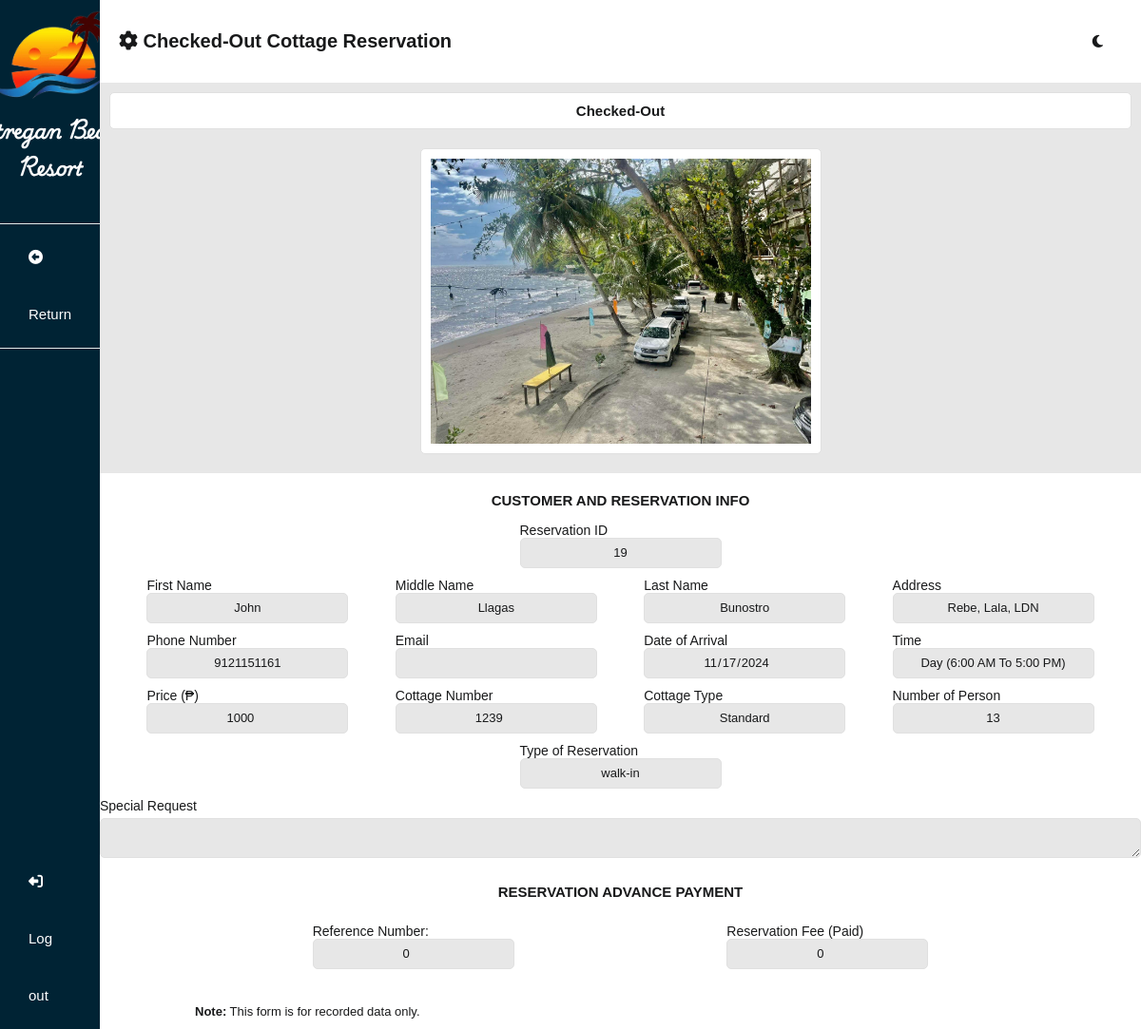
/admin/cottage_checkedOut.php?manage_id=19 (signed in), run on the app's committed database.
### tables this page shows
CREATE TABLE `reserve_cottage_tbl` (
  `reserve_id` int(11) NOT NULL,
  `user_id` int(255) NOT NULL,
  `reserve_status` varchar(255) NOT NULL,
  `reserve_type` varchar(255) NOT NULL,
  `first_name` varchar(255) NOT NULL,
  `middle_name` varchar(255) NOT NULL,
  `last_name` varchar(255) NOT NULL,
  `reserve_address` text NOT NULL,
  `phone_number` bigint(255) NOT NULL,
  `email` varchar(255) NOT NULL,
  `date_of_arrival` date NOT NULL,
  `time` varchar(255) NOT NULL,
  `price` bigint(255) NOT NULL,
  `cottage_number` bigint(255) NOT NULL,
  `cottage_type` varchar(255) NOT NULL,
  `number_of_person` int(255) NOT NULL,
  `special_request` text NOT NULL,
  `cottage_photo` varchar(255) NOT NULL,
  `reference_number` bigint(255) NOT NULL,
  `cottage_reserve_fee` bigint(255) NOT NULL,
  `rejection_reason` text NOT NULL
);

### admin/cottage_checkedOut.php (the view, shortened to what this page needs)
<?php
include('db_connect.php');
$manage_data = [
    'reserve_id' => '',
    'reserve_status' => '',
    'first_name' => '',
    'middle_name' => '',
    'last_name' => '',
    'reserve_address' => '',
    'phone_number' => '',
    'email' => '',
    'date_of_arrival' => '',
    'time' => '',
    'cottage_number' => '',
    'cottage_type' => '',
    'number_of_person' => '',
    'price' => '',
    'special_request' => '',
    'reserve_type' => '',
    'cottage_photo' => '',
    'cottage_reserve_fee' => ''
];
if (isset($_GET['manage_id'])) {
    $manage_id = $_GET['manage_id'];
    $manage_query = "SELECT * FROM reserve_cottage_tbl WHERE reserve_id = $manage_id";
    $manage_result = mysqli_query($con, $manage_query);
    $manage_data = mysqli_fetch_assoc($manage_result);
}
?>
<!DOCTYPE html>
<html lang="en">
<head>
    <?php
    include 'assets.php'
    ?>
    <link rel="stylesheet" type="text/css" href="css/main.css?v=<?php echo time(); ?>">
    <link rel="stylesheet" type="text/css" href="css/sidenav2.css?v=<?php echo time(); ?>">
    <link rel="stylesheet" type="text/css" href="css/allReservationRoomAndCottage.css?v=<?php echo time(); ?>">
</head>
<body>
    <main>
        <section class="side-nav">
            <div class="menu-container">
                <div class="logo-container">
                    <img src="../system_images/suntree.png" alt="">
                    <label for="">Estregan Beach Resort</label>
                </div>
                <div class="menu">
                    <div class="item"><a href="dashboardCottageReservation.php"><i
                                class="fa-regular fa-circle-left"></i> Return</a>
                    </div>
                </div>
            </div>
            <?php
            include 'logoutbtn.php'
            ?>
        </section>
        <section class="middle-container">
            <div class="header-container">
                <div class="title-head">
                    <label for=""><i class="fa-solid fa-gear"></i> Checked-Out Cottage
                        Reservation</label>
                </div>
                <?php include 'icon-container.php' ?>
            </div>
            <div class="center-container">
                <div class="container">
                    <div class="header-label">
                        <label for="">Checked-Out</label>
                    </div>
                    <form method="post" action="" class="form-container">
                        <div class="info-container">
                            <div class="image-container">
                                <img name="photo" src="<?php echo $manage_data['cottage_photo']; ?>" alt="">
                            </div>
                            <div class="header-label2">
                                <label>CUSTOMER AND RESERVATION INFO</label>
                            </div>
                            <div class="line">
                                <div>
                                    <label>Reservation ID</label><br>
                                    <input value="<?php echo $manage_data['reserve_id']; ?>">
                                </div>
                            </div>
                            <div class="line">
                                <div>
                                    <label>First Name</label><br>
                                    <input name="first_name" value="<?php echo $manage_data['first_name']; ?>" disabled>
                                </div>
                                <div>
                                    <label>Middle Name</label><br>
                                    <input name="middle_name" value="<?php echo $manage_data['middle_name']; ?>" disabled>
                                </div>
                                <div>
                                    <label>Last Name</label><br>
                                    <input name="last_name" value="<?php echo $manage_data['last_name']; ?>" disabled>
                                </div>
                                <div>
                                    <label>Address</label><br>
                                    <input name="reserve_address"
                                        value="<?php echo $manage_data['reserve_address']; ?>" disabled>
                                </div>
                            </div>
                            <div class="line">
                                <div>
                                    <label>Phone Number</label><br>
                                    <input name="phone_number" value="<?php echo $manage_data['phone_number']; ?>" disabled>
                                </div>
                                <div>
                                    <label>Email</label><br>
                                    <input class="notransform" name="email"
                                        value="<?php echo $manage_data['email']; ?>" disabled>
                                </div>
                                <div>
                                    <label>Date of Arrival</label><br>
                                    <input type="date" name="date_of_arrival"
                                        value="<?php echo $manage_data['date_of_arrival']; ?>" disabled>
                                </div>
                                <div>
                                    <label>Time</label><br>
                                    <input type="text" name="time" value="<?php echo $manage_data['time']; ?>" disabled>
                                </div>
                            </div>
                            <div class="line">
                                <div>
                                    <label>Price (₱)</label><br>
                                    <input type="number" name="price" value="<?php echo $manage_data['price']; ?>" disabled>
                                </div>
                                <div>
                                    <label>Cottage Number</label><br>
                                    <input type="number" name="cottage_number"
                                        value="<?php echo $manage_data['cottage_number']; ?>" disabled>
                                </div>
                                <div>
                                    <label>Cottage Type</label><br>
                                    <input name="cottage_type" value="<?php echo $manage_data['cottage_type']; ?>" disabled>
                                </div>
                                <div>
                                    <label>Number of Person</label><br>
                                    <input name="number_of_person"
                                        value="<?php echo $manage_data['number_of_person']; ?>" disabled>
                                </div>
                            </div>
                            <div class="line">
                                <div>
                                    <label>Type of Reservation</label><br>
                                    <input type="text" class="notransform" name="reserve_type"
                                        value="<?php echo $manage_data['reserve_type']; ?>" disabled>
                                </div>
                            </div>
                            <div class="line">
                                <div>
                                    <label>Special Request</label><br>
                                    <textarea name="special_request"
                                        id="" disabled><?php echo $manage_data["special_request"] ?></textarea>
                                </div>
                            </div>
                            <div class="header-label2">
                                <label>RESERVATION ADVANCE PAYMENT</label>
                            </div>
                            <div class="payment-container">
                                <div class="line">
                                    <div>
                                        <label>Reference Number:</label><br>
                                        <input type="number" name="reservation_fee" value="<?php echo $manage_data['reference_number']; ?>" readonly>
                                    </div>
                                    <div>
                                        <label>Reservation Fee (Paid)</label><br>
                                        <input type="number" name="cottage_reserve_fee" value="<?php echo $manage_data["cottage_reserve_fee"] ?>" disabled>
                                    </div>
                                </div>
                            </div>
                            <div class="note">
                                <p>
                                    <b>Note:</b> This form is for recorded data only.
                                </p>
                            </div>
                            <br>
                        </div>
                    </form>
                </div>
            </div>
        </section>
    </main>
</body>
</html>

### admin/css/header.css (style rules this page uses)
* { margin: 0; font-family: 'Trebuchet MS', 'Lucida Sans Unicode', 'Lucida Grande', 'Lucida Sans', Arial, sans-serif; box-sizing: none; }

### admin/css/main.css (style rules this page uses)
* { margin: 0; font-family: 'Trebuchet MS', 'Lucida Sans Unicode', 'Lucida Grande', 'Lucida Sans', Arial, sans-serif; }
body { background-color: var(--first-color2); }
a { cursor: pointer; }
:root { --first-color: white; --first-color2: #E7E7E7; --second-color: #EAE2B7; --fourth-color: #F77F00; --seventh-color: #18191A; --seventh-color2: #e0e0e0; --seventh-color3: #e0e0e0; --select-color: #F77F00; --select-color2: #cd6a00; --booknow-text: #ffffff; --booknow-text2: #242526; --booknow-border: #F77F00; --reservation-titleborder: #18191A; --box-shadow: #b4b4b4; --after-input: #effaff; --water-border: #EAE2B7; --water-color: #0d2cc5; --pure-white: white; --third-color: #FCBF49; --fifth-color: #D62828; --sixth-color: #00527e; --seventh-color4: #757575; --eight-color: #002334; --eight-color2: #001824; --reservation-title: #18191A; --reservation-text: white; --gray-button: rgba(220, 220, 220, 0.849); font-size: 62.5%; --tdeven-color: #0023340c; --proceed-color: white; --proceed-bgcolor: #00527e; --cancel-color: white; --cancel-bgcolor: #D62828; --fixed-color: #effaff; --graph-title-color: #777; --legend-text-color: #777; --tooltip-bg-color: #333333; --tooltip-title-color: #ffffff; --tooltip-body-color: #ffffff; --axis-title-color: #777; --axis-ticks-color: #777; }
p { color: var(--seventh-color); font-size: 1.5rem; text-align: justify; line-height: 1.5; }
.center-container { animation: transitionIn 0.5s; }

### admin/css/sidenav2.css (style rules this page uses)
main { width: 100%; display: flex; flex-direction: row; }
.side-nav { height: 100vh; width: 20%; background-color: var(--eight-color); display: flex; flex-direction: column; justify-content: space-between; overflow-y: scroll; }
.menu-container { display: flex; flex-direction: column; align-items: center; }
.logo-container { display: flex; flex-direction: column; align-items: center; margin: 10px 0; }
.logo-container img { width: 120px; margin-bottom: 10px; }
.logo-container label { color: var(--pure-white); font-size: 2rem; font-weight: bold; font-family: estregan; width: 200px; flex-wrap: wrap; text-align: center; }
.menu { width: 100%; margin-top: 30px; }
.menu .item { position: relative; cursor: pointer; }
.menu .item a { font-size: 1.5rem; text-decoration: none; display: block; padding: 5px 30px; line-height: 60px; color: var(--pure-white); border: 1px solid var(--first-color2); border-right: none; border-left: none; }
.menu .item i { margin-right: 10px; }
.middle-container { width: 100%; display: flex; flex-direction: column; }
.header-container { width: 100%; height: 8vh; background-color: var(--first-color); display: flex; justify-content: space-between; align-items: center; }
.title-head { display: flex; align-items: center; margin-left: 20px; }
.title-head label { font-size: 2rem; font-weight: bold; color: var(--seventh-color); text-transform: capitalize; }
.center-container { width: 100%; background-color: var(--first-color2); height: 92vh; overflow-y: scroll; }

### data on the page
reserve_cottage_tbl: cottage_photo (picture), reserve_id "19", first_name "john", middle_name "llagas", last_name "bunostro", reserve_address "rebe, lala, lDN", phone_number "9121151161", date_of_arrival "11/17/2024", time "Day (6:00 AM to 5:00 PM)", price "1000", cottage_number "1239", cottage_type "Standard", number_of_person "13", reserve_type "walk-in", reservation_fee "0", cottage_reserve_fee "0"
